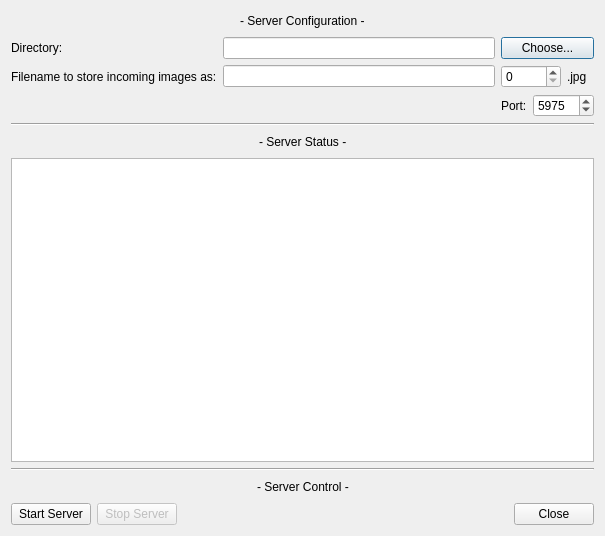
<?xml version="1.0" encoding="UTF-8"?>
<ui version="4.0">
 <class>ServerControlDialog</class>
 <widget class="QDialog" name="ServerControlDialog">
  <property name="geometry">
   <rect>
    <x>0</x>
    <y>0</y>
    <width>605</width>
    <height>536</height>
   </rect>
  </property>
  <property name="windowTitle">
   <string>Book Scanner Server</string>
  </property>
  <layout class="QVBoxLayout" name="verticalLayout">
   <item>
    <layout class="QHBoxLayout" name="horizontalLayout_3">
     <item>
      <spacer name="horizontalSpacer">
       <property name="orientation">
        <enum>Qt::Horizontal</enum>
       </property>
       <property name="sizeHint" stdset="0">
        <size>
         <width>40</width>
         <height>20</height>
        </size>
       </property>
      </spacer>
     </item>
     <item>
      <widget class="QLabel" name="label">
       <property name="text">
        <string>- Server Configuration -</string>
       </property>
      </widget>
     </item>
     <item>
      <spacer name="horizontalSpacer_3">
       <property name="orientation">
        <enum>Qt::Horizontal</enum>
       </property>
       <property name="sizeHint" stdset="0">
        <size>
         <width>40</width>
         <height>20</height>
        </size>
       </property>
      </spacer>
     </item>
    </layout>
   </item>
   <item>
    <layout class="QGridLayout" name="gridLayout">
     <item row="0" column="0">
      <widget class="QLabel" name="theDirectoryLabel">
       <property name="text">
        <string>Directory:</string>
       </property>
      </widget>
     </item>
     <item row="0" column="1">
      <widget class="QLineEdit" name="theDirectory"/>
     </item>
     <item row="0" column="2" colspan="3">
      <widget class="QPushButton" name="theChooseButton">
       <property name="text">
        <string>Choose...</string>
       </property>
      </widget>
     </item>
     <item row="1" column="0">
      <widget class="QLabel" name="theFilenameLabel">
       <property name="text">
        <string>Filename to store incoming images as:</string>
       </property>
      </widget>
     </item>
     <item row="1" column="1">
      <widget class="QLineEdit" name="theFilename"/>
     </item>
     <item row="1" column="2" colspan="2">
      <widget class="QSpinBox" name="theFilenameSuffix">
       <property name="maximum">
        <number>9999</number>
       </property>
       <property name="singleStep">
        <number>0</number>
       </property>
      </widget>
     </item>
     <item row="1" column="4">
      <widget class="QLabel" name="theFileExtensionLabel">
       <property name="text">
        <string>.jpg</string>
       </property>
      </widget>
     </item>
     <item row="2" column="2">
      <widget class="QLabel" name="thePortLabel">
       <property name="text">
        <string>Port:</string>
       </property>
      </widget>
     </item>
     <item row="2" column="3" colspan="2">
      <widget class="QSpinBox" name="thePortNumber">
       <property name="minimum">
        <number>1025</number>
       </property>
       <property name="maximum">
        <number>65535</number>
       </property>
       <property name="value">
        <number>5975</number>
       </property>
      </widget>
     </item>
    </layout>
   </item>
   <item>
    <widget class="Line" name="line">
     <property name="orientation">
      <enum>Qt::Horizontal</enum>
     </property>
    </widget>
   </item>
   <item>
    <layout class="QHBoxLayout" name="horizontalLayout_4">
     <item>
      <spacer name="horizontalSpacer_4">
       <property name="orientation">
        <enum>Qt::Horizontal</enum>
       </property>
       <property name="sizeHint" stdset="0">
        <size>
         <width>40</width>
         <height>20</height>
        </size>
       </property>
      </spacer>
     </item>
     <item>
      <widget class="QLabel" name="label_2">
       <property name="text">
        <string>- Server Status -</string>
       </property>
      </widget>
     </item>
     <item>
      <spacer name="horizontalSpacer_5">
       <property name="orientation">
        <enum>Qt::Horizontal</enum>
       </property>
       <property name="sizeHint" stdset="0">
        <size>
         <width>40</width>
         <height>20</height>
        </size>
       </property>
      </spacer>
     </item>
    </layout>
   </item>
   <item>
    <widget class="QListWidget" name="theList"/>
   </item>
   <item>
    <widget class="Line" name="line_2">
     <property name="orientation">
      <enum>Qt::Horizontal</enum>
     </property>
    </widget>
   </item>
   <item>
    <layout class="QHBoxLayout" name="horizontalLayout_5">
     <item>
      <spacer name="horizontalSpacer_6">
       <property name="orientation">
        <enum>Qt::Horizontal</enum>
       </property>
       <property name="sizeHint" stdset="0">
        <size>
         <width>40</width>
         <height>20</height>
        </size>
       </property>
      </spacer>
     </item>
     <item>
      <widget class="QLabel" name="label_3">
       <property name="text">
        <string>- Server Control -</string>
       </property>
      </widget>
     </item>
     <item>
      <spacer name="horizontalSpacer_7">
       <property name="orientation">
        <enum>Qt::Horizontal</enum>
       </property>
       <property name="sizeHint" stdset="0">
        <size>
         <width>40</width>
         <height>20</height>
        </size>
       </property>
      </spacer>
     </item>
    </layout>
   </item>
   <item>
    <layout class="QHBoxLayout" name="horizontalLayout_2">
     <item>
      <widget class="QPushButton" name="theStartServerButton">
       <property name="enabled">
        <bool>true</bool>
       </property>
       <property name="text">
        <string>Start Server</string>
       </property>
       <attribute name="buttonGroup">
        <string notr="true">buttonGroup</string>
       </attribute>
      </widget>
     </item>
     <item>
      <widget class="QPushButton" name="theStopServerButton">
       <property name="enabled">
        <bool>false</bool>
       </property>
       <property name="text">
        <string>Stop Server</string>
       </property>
       <attribute name="buttonGroup">
        <string notr="true">buttonGroup</string>
       </attribute>
      </widget>
     </item>
     <item>
      <spacer name="horizontalSpacer_2">
       <property name="orientation">
        <enum>Qt::Horizontal</enum>
       </property>
       <property name="sizeHint" stdset="0">
        <size>
         <width>40</width>
         <height>20</height>
        </size>
       </property>
      </spacer>
     </item>
     <item>
      <widget class="QPushButton" name="theCloseButton">
       <property name="text">
        <string>Close</string>
       </property>
      </widget>
     </item>
    </layout>
   </item>
  </layout>
 </widget>
 <resources/>
 <connections/>
 <buttongroups>
  <buttongroup name="buttonGroup"/>
 </buttongroups>
</ui>
